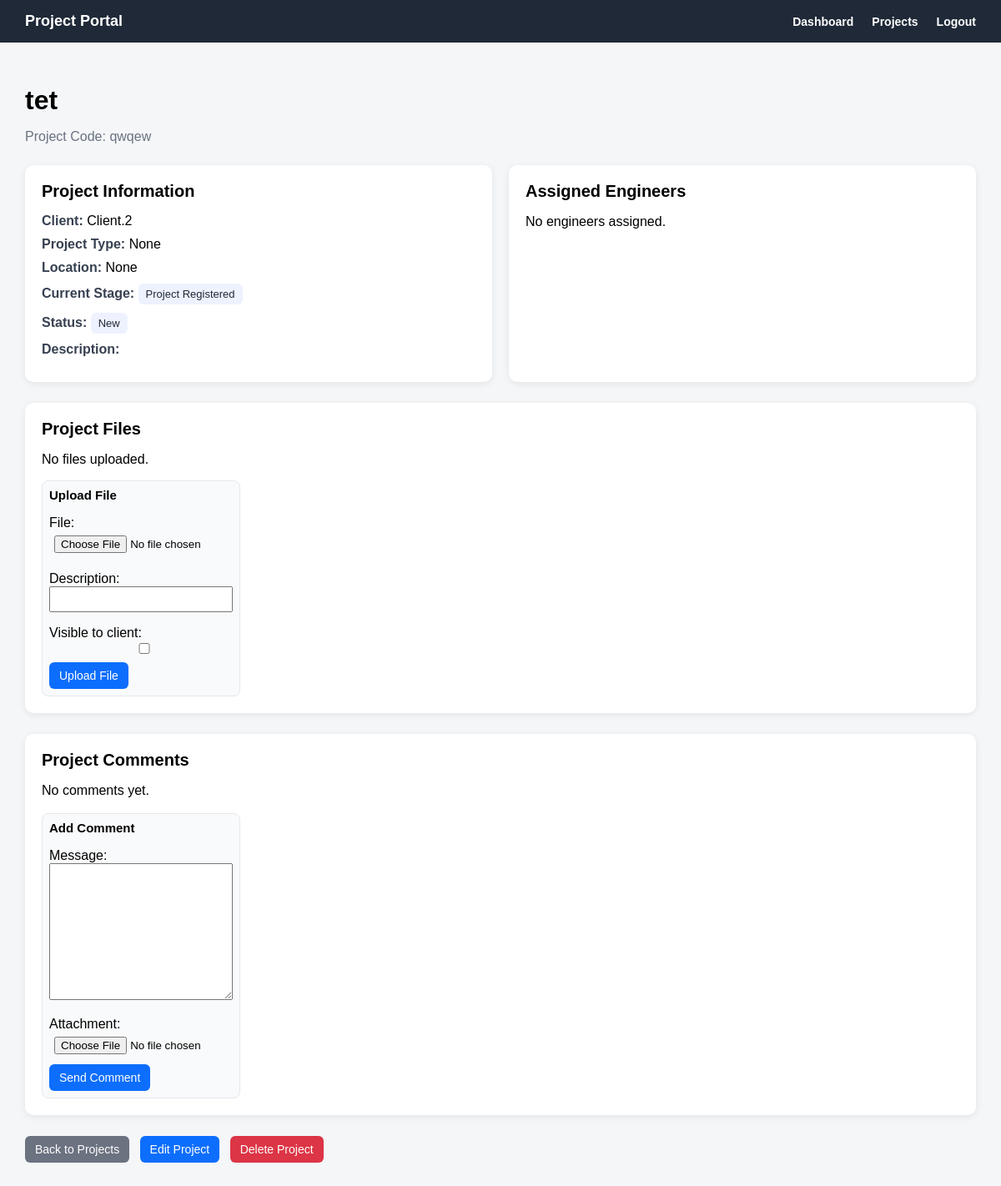
Screenshot of /projects/11/ (signed in) with the database file from the repository.
### projects/models.py (models this page shows, shortened)
class Project(models.Model):
    class Status(models.TextChoices):
        NEW = 'NEW', 'New'
        IN_PROGRESS = 'IN_PROGRESS', 'In Progress'
        WAITING_CLIENT = 'WAITING_CLIENT', 'Waiting Client'
        COMPLETED = 'COMPLETED', 'Completed'
        CANCELLED = 'CANCELLED', 'Cancelled'
    class Stage(models.TextChoices):
        PROJECT_REGISTERED = 'PROJECT_REGISTERED', 'Project Registered'
        REQUIREMENTS_COLLECTED = 'REQUIREMENTS_COLLECTED', 'Requirements Collected'
        SITE_VISIT = 'SITE_VISIT', 'Site Visit'
        CONCEPT_DESIGN = 'CONCEPT_DESIGN', 'Concept Design'
        CLIENT_REVIEW = 'CLIENT_REVIEW', 'Client Review'
        REVISIONS = 'REVISIONS', 'Revisions'
        FINAL_DESIGN = 'FINAL_DESIGN', 'Final Design'
        DRAWINGS_PREPARATION = 'DRAWINGS_PREPARATION', 'Drawings Preparation'
        MUNICIPALITY_SUBMISSION = 'MUNICIPALITY_SUBMISSION', 'Municipality Submission'
        APPROVAL_STAGE = 'APPROVAL_STAGE', 'Approval Stage'
        SUPERVISION_EXECUTION = 'SUPERVISION_EXECUTION', 'Supervision / Execution'
        COMPLETED = 'COMPLETED', 'Completed'
    project_name = models.CharField(max_length=200)
    project_code = models.CharField(max_length=50, unique=True)
    client = models.ForeignKey(
        Client,
        on_delete=models.CASCADE,
        related_name='projects'
    )
    assigned_engineers = models.ManyToManyField(
        Engineer,
        blank=True,
        related_name='projects'
    )
    project_type = models.CharField(max_length=100, blank=True, null=True)
    location = models.CharField(max_length=200, blank=True, null=True)
    start_date = models.DateField(blank=True, null=True)
    expected_end_date = models.DateField(blank=True, null=True)
    current_stage = models.CharField(
        max_length=50,
        choices=Stage.choices,
        default=Stage.PROJECT_REGISTERED
    )
    status = models.CharField(
        max_length=30,
        choices=Status.choices,
        default=Status.NEW
    )
    description = models.TextField(blank=True, null=True)
    created_at = models.DateTimeField(auto_now_add=True)

### clients/models.py (models this page shows)
class Client(models.Model):
    user = models.OneToOneField(
        settings.AUTH_USER_MODEL,
        on_delete=models.CASCADE,
        related_name='client_profile',
        blank=True,
        null=True
    )
    client_name = models.CharField(max_length=150)
    company_name = models.CharField(max_length=150, blank=True, null=True)
    phone = models.CharField(max_length=30)
    email = models.EmailField(blank=True, null=True)
    address = models.TextField(blank=True, null=True)
    is_active = models.BooleanField(default=True)
    created_at = models.DateTimeField(auto_now_add=True)
    def __str__(self):
        return self.client_name

### projects/views.py (the view, shortened to what this page needs)
# urls.py: path('<int:pk>/', project_detail_view, name='project_detail'),
@login_required
def project_detail_view(request, pk):
    if request.user.role == 'ADMIN':
        project = get_object_or_404(Project, pk=pk)
        files = project.files.all()
        comments = project.comments.all()
    else:
        project = None
        files = []
        comments = []
    comment_form = ProjectCommentForm()
    file_form = ProjectFileForm()
    return render(request, 'projects/project_detail.html', {
        'project': project,
        'files': files,
        'comments': comments,
        'comment_form': comment_form,
        'file_form': file_form,
    })

### projects/forms.py
class ProjectCommentForm(forms.ModelForm):
    class Meta:
        model = ProjectComment
        fields = ['message', 'attachment']

class ProjectFileForm(forms.ModelForm):
    class Meta:
        model = ProjectFile
        fields = ['file', 'description', 'visible_to_client']

### templates/projects/project_detail.html (shortened to what this page needs)
{% extends 'base.html' %}
{% block content %}
{% if project %}
    <h1 class="page-title">{{ project.project_name }}</h1>
    <p class="project-subtitle">
        Project Code: {{ project.project_code }}
    </p>
    <div class="cards-grid">
        <div class="card">
            <h2>Project Information</h2>
            <div class="info-row">
                <span class="label">Client:</span>
                {{ project.client }}
            </div>
            <div class="info-row">
                <span class="label">Project Type:</span>
                {{ project.project_type }}
            </div>
            <div class="info-row">
                <span class="label">Location:</span>
                {{ project.location }}
            </div>
            <div class="info-row">
                <span class="label">Current Stage:</span>
                <span class="badge">{{ project.get_current_stage_display }}</span>
            </div>
            <div class="info-row">
                <span class="label">Status:</span>
                <span class="badge">{{ project.get_status_display }}</span>
            </div>
            <div class="info-row">
                <span class="label">Description:</span>
                <br>
            </div>
        </div>
        <div class="card">
            <h2>Assigned Engineers</h2>
            {% if project.assigned_engineers.all %}
                <ul>
                    {% for engineer in project.assigned_engineers.all %}
                        <li>
                            {{ engineer.engineer_name }}
                            {% if engineer.department %}
                                - {{ engineer.get_department_display }}
                            {% endif %}
                        </li>
                    {% endfor %}
                </ul>
            {% else %}
                <p>No engineers assigned.</p>
            {% endif %}
        </div>
    </div>
    <div class="section">
        <h2>Project Files</h2>
        {% if files %}
            <div class="file-grid">
                {% for file in files %}
                    <div class="file-card">
                        {% if ".jpg" in file.file.url|lower or ".jpeg" in file.file.url|lower or ".png" in file.file.url|lower or ".webp" in file.file.url|lower %}
                            <a href="{{ file.file.url }}" target="_blank">
                                <img src="{{ file.file.url }}" alt="Project File" class="file-preview">
                            </a>
                        {% else %}
                            <a href="{{ file.file.url }}" target="_blank" style="text-decoration: none;">
                                <div class="file-placeholder">
                                    File
                                </div>
                            </a>
                        {% endif %}
                        <p class="file-title">
                            <a href="{{ file.file.url }}" target="_blank">
                                {{ file.description|default:file.file.name }}
                            </a>
                        </p>
                        <small>
                            Uploaded by:
                            {% if file.uploaded_by %}
                                {{ file.uploaded_by.username }}
                            {% else %}
                                Unknown
                            {% endif %}
                            <br>
                            Visible to Client: {{ file.visible_to_client }}
                        </small>
                        {% if file.uploaded_by == request.user %}
                            <div class="file-actions">
                                <a href="{% url 'projects:project_file_edit' file.pk %}" class="btn btn-primary btn-full">
                                    Edit
                                </a>
                                <form method="post" action="{% url 'projects:project_file_delete' file.pk %}" style="margin: 0; width: 100%;">
                                    {% csrf_token %}
                                    <button type="submit" class="btn btn-danger btn-full">
                                        Delete
                                    </button>
                                </form>
                            </div>
                        {% endif %}
                    </div>
                {% endfor %}
            </div>
        {% else %}
            <p>No files uploaded.</p>
        {% endif %}
        {% if request.user.role != 'CLIENT' %}
            <div class="inline-form-box">
                <h3>Upload File</h3>
                <form method="post" enctype="multipart/form-data">
                    {{ file_form.as_p }}
                    <button type="submit" class="btn btn-primary">Upload File</button>
                </form>
            </div>
        {% endif %}
    </div>
    <div class="section">
        <h2>Project Comments</h2>
        <div class="comment-list">
            {% if comments %}
                {% for comment in comments %}
                    <div class="comment-item">
                        <strong>{{ comment.sender.username }}:</strong>
                        {{ comment.message }}
                        {% if comment.attachment %}
                            <br>
                            <a href="{{ comment.attachment.url }}" target="_blank">View Attachment</a>
                        {% endif %}
                        <div class="comment-meta">
                            {{ comment.created_at }}
                        </div>
                        {% if comment.sender == request.user %}
    <div style="display: flex; gap: 8px; margin-top: 10px;">
        <a href="{% url 'projects:project_comment_edit' comment.pk %}"
           class="btn btn-primary"
           style="width: 70px; text-align: center; box-sizing: border-box;">
            Edit
        </a>
        <form method="post" action="{% url 'projects:project_comment_delete' comment.pk %}" style="margin: 0;">
            {% csrf_token %}
            <button type="submit" class="btn btn-danger" style="width: 70px;">
                Delete
            </button>
        </form>
    </div>
{% endif %}
                    </div>
                {% endfor %}
            {% else %}
                <p>No comments yet.</p>
            {% endif %}
        </div>
        <div class="inline-form-box">
            <h3>Add Comment</h3>
            <form method="post" enctype="multipart/form-data">
                {{ comment_form.as_p }}
                <button type="submit" class="btn btn-primary">Send Comment</button>
            </form>
        </div>
    </div>
{% else %}
    <div class="section">
        <h1>Access Denied</h1>
        <p>You do not have permission to view this project.</p>
    </div>
{% endif %}
<div class="back-link">
    <a href="{% url 'projects:project_list' %}" class="btn btn-secondary">
        Back to Projects
    </a>
    {% if request.user.role == 'ADMIN' and project %}
        <a href="{% url 'projects:project_edit' project.pk %}" class="btn btn-primary" style="margin-left: 8px;">
            Edit Project
        </a>
        <form method="post"
              action="{% url 'projects:project_delete' project.pk %}"
              style="display: inline;"
              onsubmit="return confirm('Are you sure you want to delete this project?');">
            <button type="submit" class="btn btn-danger" style="margin-left: 8px;">
                Delete Project
            </button>
        </form>
    {% endif %}
</div>
{% endblock %}

### templates/base.html (style rules this page uses)
body { margin: 0; font-family: Arial, sans-serif; background: #f4f6f8; }

### templates/projects/project_detail.html (style rules this page uses)
.page-title { margin-bottom: 5px; }
.project-subtitle { color: #6b7280; margin-bottom: 25px; }
.cards-grid { display: grid; grid-template-columns: 1fr 1fr; gap: 20px; margin-bottom: 25px; }
.card { background: white; padding: 20px; border-radius: 10px; box-shadow: 0 2px 8px rgba(0, 0, 0, 0.08); }
.card h2, .section h2 { margin-top: 0; font-size: 20px; margin-bottom: 15px; }
.info-row { margin-bottom: 10px; }
.label { font-weight: bold; color: #374151; }
.badge { display: inline-block; padding: 5px 9px; background: #eef2ff; border-radius: 6px; font-size: 13px; color: #1f2937; }
.section { background: white; padding: 20px; border-radius: 10px; box-shadow: 0 2px 8px rgba(0, 0, 0, 0.08); margin-bottom: 25px; }
.btn { display: inline-block; border: none; padding: 8px 12px; border-radius: 6px; cursor: pointer; text-decoration: none; font-size: 14px; }
.btn-primary { background: #0d6efd; color: white; }
.btn-danger { background: #dc3545; color: white; }
.btn-secondary { background: #6b7280; color: white; }
.inline-form-box { margin-top: 10px; padding: 8px; border: 1px solid #e5e7eb; border-radius: 8px; background: #f9fafb; max-width: 220px; }
.inline-form-box h3 { margin-top: 0; margin-bottom: 8px; font-size: 15px; }
.inline-form-box form p { margin-bottom: 6px; }
.inline-form-box input, .inline-form-box textarea, .inline-form-box select { width: 100%; padding: 6px; box-sizing: border-box; }
.comment-list { margin-bottom: 18px; }
.back-link { margin-top: 20px; }

### rows the page displays
Project: project_name "tet", project_code "qwqew", client "Client.2", project_type "None", location "None", current_stage "Project Registered", status "New"
